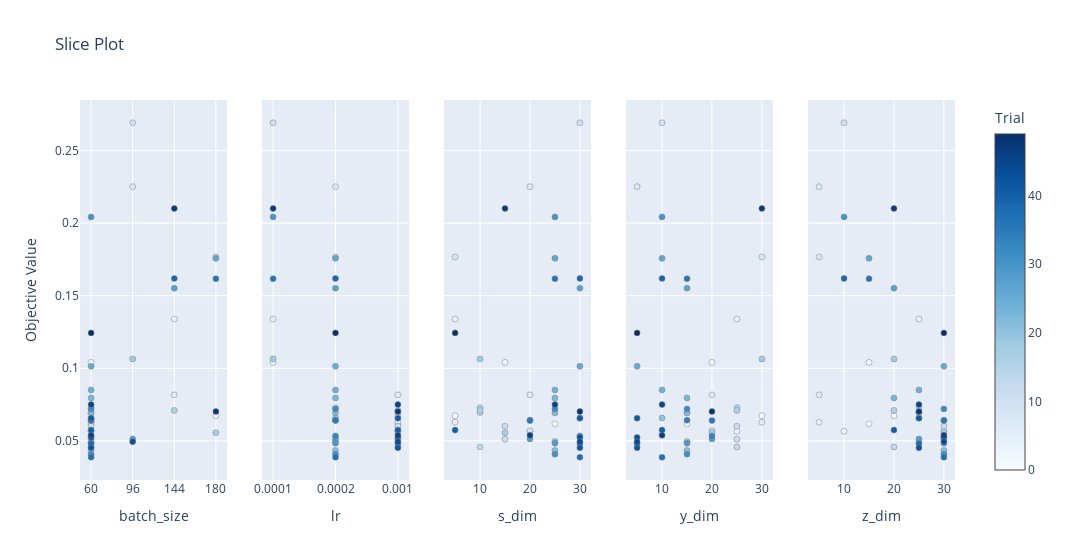

Write notebook code for a chart like this one.
### Code cell
# Visualize the results of the optuna study
from optuna.visualization import plot_slice
plot_slice(study_dict["HI-VAE_weibull"])
